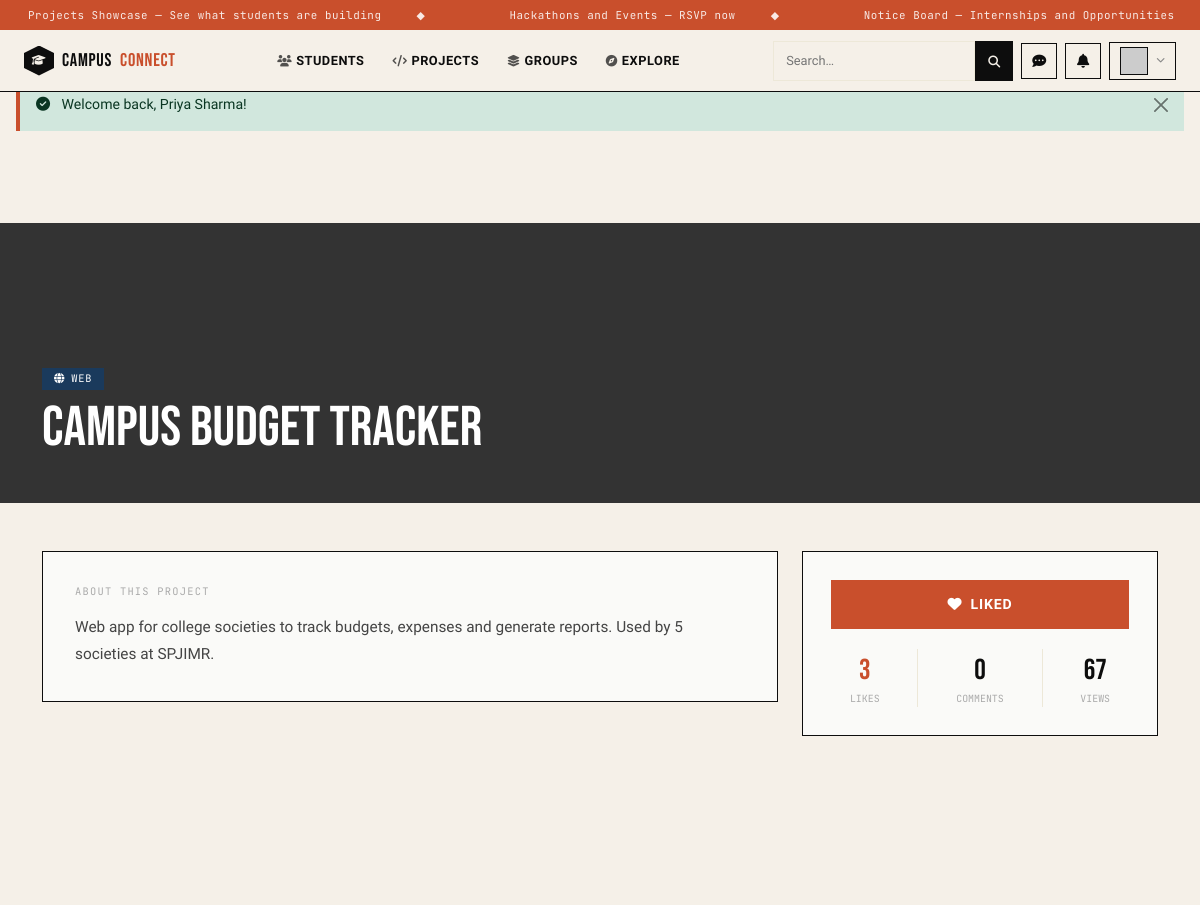
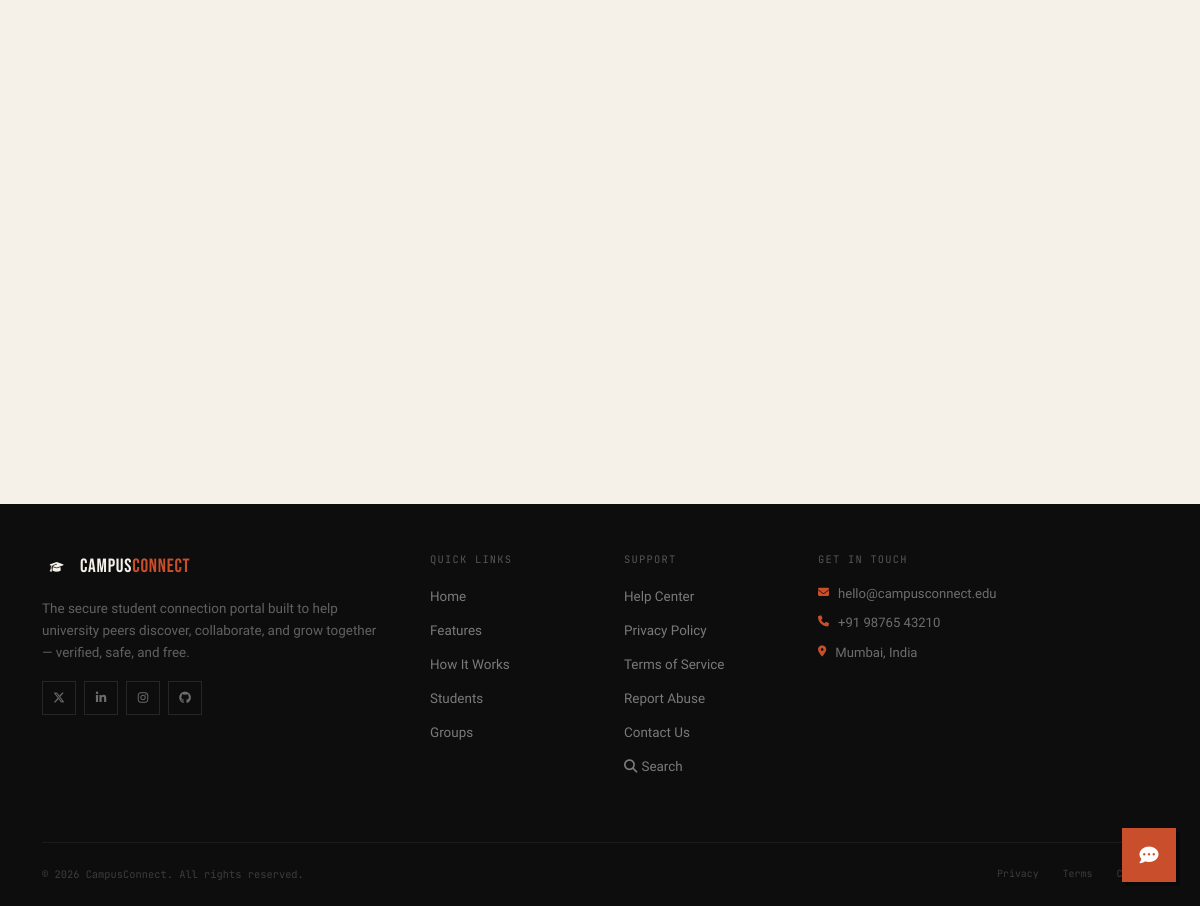
The page /pages/view_project.php?id=4 (signed in) on the database its author committed (2 pictures, top to bottom).
### tables this page shows
CREATE TABLE IF NOT EXISTS projects (
    id            INT AUTO_INCREMENT PRIMARY KEY,
    user_id       INT NOT NULL,
    title         VARCHAR(200)  NOT NULL,
    description   TEXT,
    tech_stack    VARCHAR(300),           
    github_url    VARCHAR(300),
    live_url      VARCHAR(300),
    demo_img      VARCHAR(255)  DEFAULT '',
    category      ENUM('web','mobile','ml','hardware','research','other') DEFAULT 'other',
    status        ENUM('in_progress','completed','looking_for_team') DEFAULT 'in_progress',
    team_size     TINYINT UNSIGNED DEFAULT 1,
    likes         INT UNSIGNED DEFAULT 0,
    views         INT UNSIGNED DEFAULT 0,
    created_at    TIMESTAMP DEFAULT CURRENT_TIMESTAMP,
    updated_at    TIMESTAMP DEFAULT CURRENT_TIMESTAMP ON UPDATE CURRENT_TIMESTAMP,
    FOREIGN KEY (user_id) REFERENCES users(id) ON DELETE CASCADE
);

### includes/config.php (called while the page is built, shortened)
<?php
function isLoggedIn(): bool {
    return isset($_SESSION['user_id']);
}
function e(string $s): string {
    return htmlspecialchars($s, ENT_QUOTES, 'UTF-8');
}

### pages/view_project.php (the view, shortened to what this page needs)
<?php
require_once __DIR__ . '/../includes/config.php';
$db = getDB();
$id = (int)($_GET['id'] ?? 0);
$stProj = $db->prepare(
    'SELECT p.*, u.name AS author_name, u.department AS author_dept, u.id AS author_id,
            (SELECT COUNT(*) FROM project_likes pl WHERE pl.project_id=p.id) AS like_count
     FROM projects p JOIN users u ON u.id=p.user_id WHERE p.id=?'
);
$stProj->execute([$id]);
$proj = $stProj->fetch();
$db->prepare('UPDATE projects SET views=views+1 WHERE id=?')->execute([$id]);
$stComments = $db->prepare(
    'SELECT pc.*, u.name, u.department FROM project_comments pc
     JOIN users u ON u.id=pc.user_id WHERE pc.project_id=? ORDER BY pc.created_at ASC'
);
$stComments->execute([$id]);
$comments = $stComments->fetchAll();
$liked = false;
if (isLoggedIn()) {
    $me = (int)$_SESSION['user_id'];
    $stl = $db->prepare('SELECT id FROM project_likes WHERE project_id=? AND user_id=?');
    $stl->execute([$id,$me]); $liked = (bool)$stl->fetch();
}
$catColors = ['web'=>'var(--sky)','mobile'=>'var(--moss)','ml'=>'var(--rust)','hardware'=>'var(--gold)','research'=>'#7c3aed','other'=>'#888'];
$catIcons  = ['web'=>'fa-globe','mobile'=>'fa-mobile-screen','ml'=>'fa-brain','hardware'=>'fa-microchip','research'=>'fa-flask','other'=>'fa-code'];
include __DIR__ . '/../includes/header.php';
?>
<div style="margin-top:92px;background:var(--paper);min-height:100vh;">
  <div style="height:280px;background:var(--ink);position:relative;overflow:hidden;">
    <img src="https://picsum.photos/seed/proj<?= $proj['id'] ?>/1200/400"
         style="width:100%;height:100%;object-fit:cover;filter:brightness(.25) saturate(.4);" alt="">
    <div style="position:absolute;inset:0;display:flex;align-items:flex-end;">
      <div class="container pb-5">
        <div style="display:inline-flex;align-items:center;gap:6px;padding:3px 12px;
                    background:<?= $catColors[$proj['category']]??'#888' ?>;
                    font-family:var(--font-mono);font-size:.65rem;color:#fff;text-transform:uppercase;letter-spacing:.08em;margin-bottom:12px;">
          <i class="fas <?= $catIcons[$proj['category']]??'fa-code' ?>"></i>
          <?= e(ucfirst($proj['category'])) ?>
        </div>
        <h1 style="font-family:var(--font-display);font-size:clamp(2rem,5vw,3.5rem);color:#fff;line-height:.95;margin:0;">
          <?= e($proj['title']) ?>
        </h1>
      </div>
    </div>
  </div>
  <div class="container py-5">
    <div class="row g-4">
      <div class="col-lg-8">
        <div style="border:1.5px solid var(--ink);background:var(--white);padding:32px;margin-bottom:20px;" class="reveal">
          <div style="font-family:var(--font-mono);font-size:.65rem;letter-spacing:.12em;text-transform:uppercase;color:#aaa;margin-bottom:14px;">About This Project</div>
          <p style="font-size:.96rem;line-height:1.8;color:#444;margin:0;"><?= nl2br(e($proj['description']??'')) ?></p>
        </div>
      </div>
      <div class="col-lg-4">
        <div style="border:1.5px solid var(--ink);background:var(--white);padding:28px;margin-bottom:20px;text-align:center;" class="reveal">
          <?php if (isLoggedIn()): ?>
          <form method="POST" action="like_project.php">
            <button type="submit"
                    style="background:<?= $liked?'var(--rust)':'transparent' ?>;
                           border:2px solid var(--rust);color:<?= $liked?'#fff':'var(--rust)' ?>;
                           padding:12px 32px;font-family:var(--font-body);font-size:.88rem;font-weight:700;
                           text-transform:uppercase;letter-spacing:.06em;cursor:pointer;
                           width:100%;margin-bottom:12px;transition:all .2s;"
                    onmouseover="this.style.background='var(--rust)';this.style.color='#fff'"
                    onmouseout="this.style.background='<?= $liked?'var(--rust)':'transparent' ?>'; this.style.color='<?= $liked?'#fff':'var(--rust)' ?>'">
              <i class="fas fa-heart me-2"></i><?= $liked?'Liked':'Like this Project' ?>
            </button>
          </form>
          <?php endif; ?>
          <div class="d-flex justify-content-around mt-2">
            <div style="text-align:center;">
              <div style="font-family:var(--font-display);font-size:1.8rem;color:var(--rust);"><?= (int)$proj['like_count'] ?></div>
              <div style="font-family:var(--font-mono);font-size:.62rem;color:#aaa;text-transform:uppercase;">Likes</div>
            </div>
            <div style="text-align:center;">
              <div style="font-family:var(--font-display);font-size:1.8rem;color:var(--ink);"><?= count($comments) ?></div>
              <div style="font-family:var(--font-mono);font-size:.62rem;color:#aaa;text-transform:uppercase;">Comments</div>
            </div>
            <div style="text-align:center;">
              <div style="font-family:var(--font-display);font-size:1.8rem;color:var(--ink);"><?= (int)$proj['views'] ?></div>
              <div style="font-family:var(--font-mono);font-size:.62rem;color:#aaa;text-transform:uppercase;">Views</div>
            </div>
          </div>
        </div>
      </div>
    </div>
  </div>
</div>
<?php include __DIR__ . '/../includes/footer.php'; ?>

### assets/css/style.css (style rules this page uses)
:root { --ink: #0d0d0d; --paper: #f5f0e8; --cream: #ede8d8; --rust: #c94f2c; --rust-light: #e8694a; --moss: #2d4a3e; --gold: #c9a84c; --sky: #1a3a5c; --white: #fafaf8; --font-display:'Bebas Neue', sans-serif; --font-serif: 'DM Serif Display', serif; --font-body: 'Bricolage Grotesque', sans-serif; --font-mono: 'JetBrains Mono', monospace; --ease-out: cubic-bezier(0.16, 1, 0.3, 1); --ease-bounce: cubic-bezier(0.34, 1.56, 0.64, 1); }
*, *::before, *::after { box-sizing: border-box; }
html { scroll-behavior: smooth; }
body { font-family: var(--font-body); background: var(--paper); color: var(--ink); overflow-x: hidden; }
img { max-width: 100%; }
.reveal { opacity: 0; transform: translateY(28px); transition: opacity .8s var(--ease-out), transform .8s var(--ease-out); }
.reveal.visible { opacity: 1; transform: none; }

### rows shown on the page
projects: category "WEB", title "Campus Budget Tracker", description "Web app for college societies to track budgets, expenses and generate reports. Used by 5 societies at SPJIMR.", views "67"

### other values the page prints
$t "Projects Showcase — See what students are building"
$t "Hackathons and Events — RSVP now"
$t "Notice Board — Internships and Opportunities"
$flash['msg'] "Welcome back, Priya Sharma!"
$proj['like_count'] "3"
count($comments) "0"
